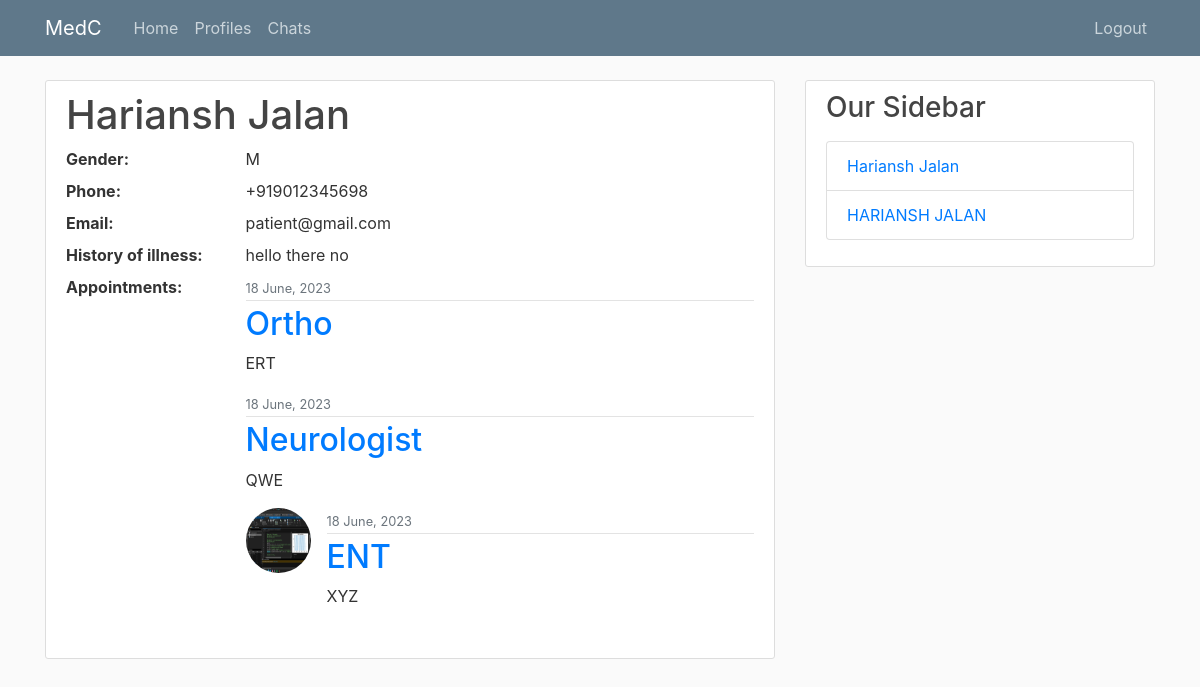
Before: /staff/profiles/hariansh (signed in) with the older database file.
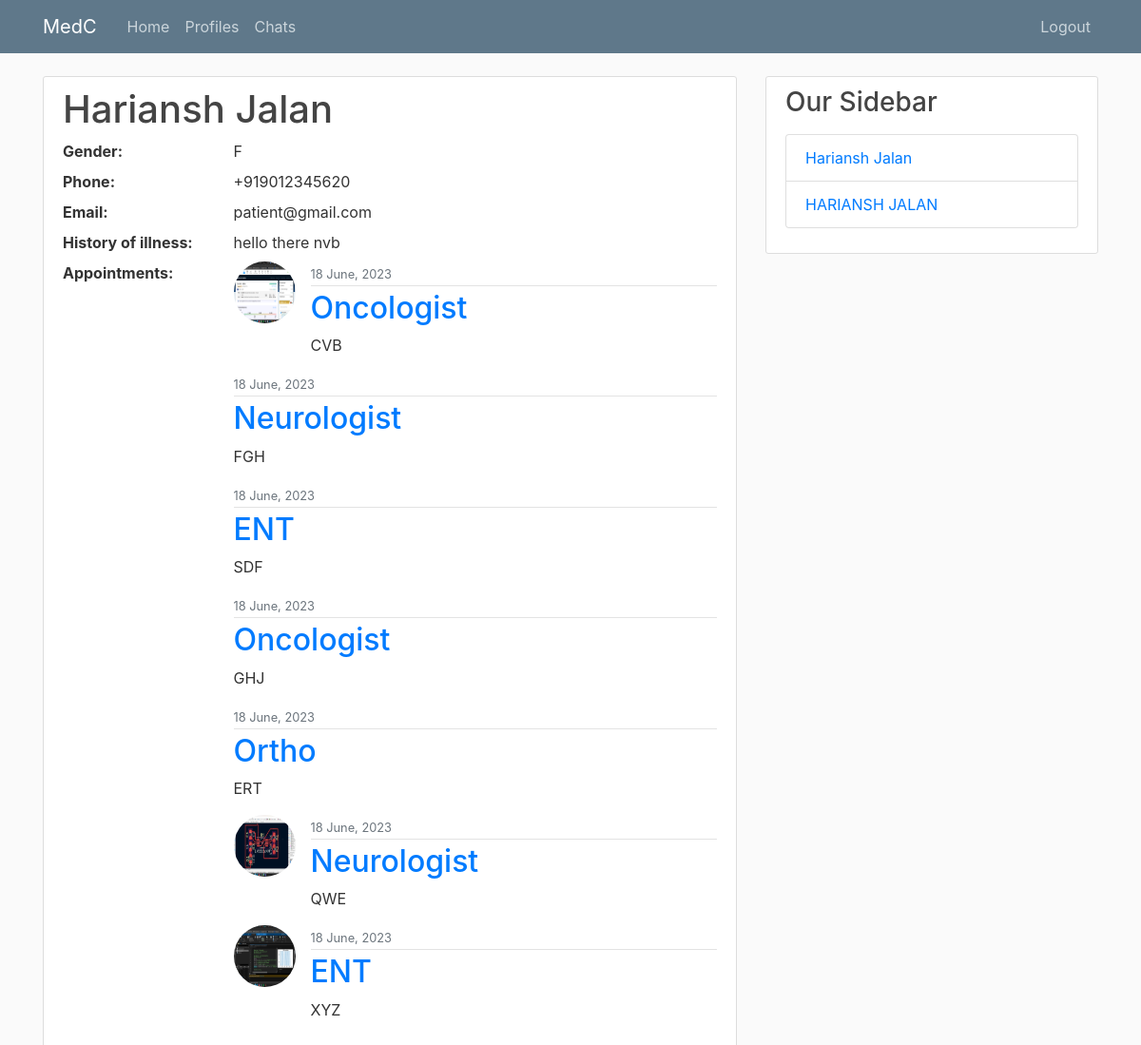
After: the same page with the newer database file.
### users/models.py (models this page shows)
class User(AbstractUser):
    email = models.EmailField(null=True, unique=True)
    phone = PhoneNumberField(null=True, blank=False, unique=True)
    gender = models.CharField(null=True, max_length=1, choices=(('M','Male'),('F','Female')))
    is_patient = models.BooleanField(default=False)
    is_staff = models.BooleanField(default=False)

class Patient(models.Model):
    user = models.OneToOneField(User, on_delete=models.CASCADE, primary_key=True, related_name='patient')
    history_of_illness = models.TextField()

### patient_dashboard/models.py (models this page shows, shortened)
class Appointment(models.Model):
    doc_name = models.CharField('Doc preffered(if any)',blank=True,default="", max_length=100)
    department = models.CharField(choices=DEPARTMENTS,max_length=15)
    symptoms = models.TextField()
    date_posted = models.DateTimeField(default=timezone.now)
    prescription = models.ImageField(blank=True, upload_to='prescriptions')
    cost = models.IntegerField(null=True)
    patient = models.ForeignKey(get_user_model(), on_delete=models.CASCADE)

### staff_dashboard/views.py (the view)
# urls.py: path('profiles/',views.basic,name='staff-profile-home'),
def profiles(request, username):
   users = get_user_model().objects.filter(is_patient=True)
   user = get_object_or_404(users, username=username)
   apps = Appointment.objects.filter(patient = user).order_by('-date_posted')
   return render(request,'staff_dashboard/profile.html',{'view_user': user,'all_users': users,'apps': apps})

### staff_dashboard/templates/staff_dashboard/profile.html (shortened to what this page needs)
{% extends "staff_dashboard/base.html" %}
{%load crispy_forms_tags%}
{% block content %}
<div class="content-section">
    <h2 class="account-heading">{{view_user.first_name}} {{view_user.last_name}}</h2>
    <dl class="row">
        <dt class="col-sm-3">Gender: </dt> <dd class="col-sm-9">{{view_user.gender}}</dd>
        <dt class="col-sm-3">Phone: </dt> <dd class="col-sm-9">{{view_user.phone}}</dd>
        <dt class="col-sm-3">Email: </dt> <dd class="col-sm-9">{{view_user.email}}</dd>
        <dt class="col-sm-3">History of illness: </dt> <dd class="col-sm-9">{{view_user.patient.history_of_illness}}</dd>
        <dt class="col-sm-3">Appointments: </dt>
            <dd class="col-sm-9">
                <ul class="list-unstyled">
                    {%for app in apps%}
                        {%if not app.prescription%}
                            <li class="media">
                                <div class="media-body">
                                    <div class="article-metadata">
                                        <small class="text-muted">{{ app.date_posted|date:"d F, Y" }}</small>
                                    </div>
                                    <h2 class="article-title"><a href="{%url 'staff-apps' app.id%}">{{ app.department }}</a></h2>
                                    <p class="article-content">{{ app.symptoms }}</p>
                                </div>
                            </li>
                        {%else%}
                        <li class="media">
                            <img class="rounded-circle article-img" src="{{app.prescription.url}}">
                            <div class="media-body">
                                <div class="article-metadata">
                                    <small class="text-muted">{{ app.date_posted|date:"d F, Y" }}</small>
                                </div>
                                <h2 class="article-title"><a href="{%url 'staff-apps' app.id%}">{{ app.department }}</a></h2>
                                <p class="article-content">{{ app.symptoms }}</p>
                            </div>
                        </li>
                        {%endif%}
                    {%endfor%}
                </ul>
            </dd>
</div>
{% endblock content %}
{%block sidebar%}
<h3>Our Sidebar</h3>
<p class='text-muted'>
<ul class="list-group">
    {%for users in all_users%}
    <a class="list-group-item list-group-item-light-action"
        href="{%url 'staff-profiles' users.username%}">{{users.first_name}} {{users.last_name}}</a>
    {%endfor%}
</ul>
</p>
{%endblock sidebar%}

Changed rows visible on the page:
changed User "Hariansh": gender "M" → "F"; phone "+919012345698" → "+919012345620"; patient.history_of_illness "hello there no" → "hello there nvb"
added Appointment: prescription (picture), date_posted "18 June, 2023", department "Oncologist", symptoms "CVB"
added Appointment: date_posted "18 June, 2023", department "Neurologist", symptoms "FGH"
added Appointment: date_posted "18 June, 2023", department "ENT", symptoms "SDF"
added Appointment: date_posted "18 June, 2023", department "Oncologist", symptoms "GHJ"
changed Appointment "QWE": prescription: picture added; prescription empty → "prescriptions/Screenshot_20.png" (drawn)
